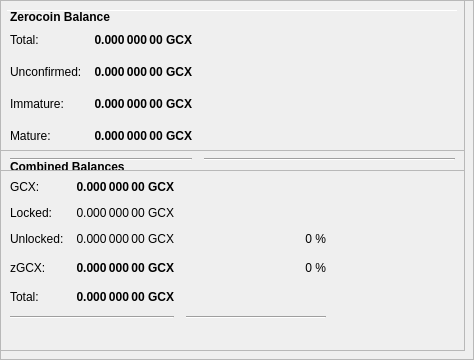
        <widget class="QFrame" name="frameObfuscation">
         <property name="minimumSize">
          <size>
           <width>0</width>
           <height>350</height>
          </size>
         </property>
         <property name="layoutDirection">
          <enum>Qt::LeftToRight</enum>
         </property>
         <property name="frameShape">
          <enum>QFrame::StyledPanel</enum>
         </property>
         <property name="frameShadow">
          <enum>QFrame::Raised</enum>
         </property>
         <widget class="QPushButton" name="runAutoDenom">
          <property name="geometry">
           <rect>
            <x>251</x>
            <y>17</y>
            <width>1</width>
            <height>1</height>
           </rect>
          </property>
          <property name="palette">
           <palette>
            <active>
             <colorrole role="WindowText">
              <brush brushstyle="SolidPattern">
               <color alpha="255">
                <red>0</red>
                <green>0</green>
                <blue>0</blue>
               </color>
              </brush>
             </colorrole>
             <colorrole role="Button">
              <brush brushstyle="SolidPattern">
               <color alpha="255">
                <red>239</red>
                <green>238</green>
                <blue>238</blue>
               </color>
              </brush>
             </colorrole>
             <colorrole role="Light">
              <brush brushstyle="SolidPattern">
               <color alpha="255">
                <red>255</red>
                <green>255</green>
                <blue>255</blue>
               </color>
              </brush>
             </colorrole>
             <colorrole role="Midlight">
              <brush brushstyle="SolidPattern">
               <color alpha="255">
                <red>247</red>
                <green>246</green>
                <blue>246</blue>
               </color>
              </brush>
             </colorrole>
             <colorrole role="Dark">
              <brush brushstyle="SolidPattern">
               <color alpha="255">
                <red>119</red>
                <green>119</green>
                <blue>119</blue>
               </color>
              </brush>
             </colorrole>
             <colorrole role="Mid">
              <brush brushstyle="SolidPattern">
               <color alpha="255">
                <red>159</red>
                <green>159</green>
                <blue>159</blue>
               </color>
              </brush>
             </colorrole>
             <colorrole role="Text">
              <brush brushstyle="SolidPattern">
               <color alpha="255">
                <red>0</red>
                <green>0</green>
                <blue>0</blue>
               </color>
              </brush>
             </colorrole>
             <colorrole role="BrightText">
              <brush brushstyle="SolidPattern">
               <color alpha="255">
                <red>255</red>
                <green>255</green>
                <blue>255</blue>
               </color>
              </brush>
             </colorrole>
             <colorrole role="ButtonText">
              <brush brushstyle="SolidPattern">
               <color alpha="255">
                <red>0</red>
                <green>0</green>
                <blue>0</blue>
               </color>
              </brush>
             </colorrole>
             <colorrole role="Base">
              <brush brushstyle="SolidPattern">
               <color alpha="255">
                <red>255</red>
                <green>255</green>
                <blue>255</blue>
               </color>
              </brush>
             </colorrole>
             <colorrole role="Window">
              <brush brushstyle="SolidPattern">
               <color alpha="255">
                <red>239</red>
                <green>238</green>
                <blue>238</blue>
               </color>
              </brush>
             </colorrole>
             <colorrole role="Shadow">
              <brush brushstyle="SolidPattern">
               <color alpha="255">
                <red>0</red>
                <green>0</green>
                <blue>0</blue>
               </color>
              </brush>
             </colorrole>
             <colorrole role="AlternateBase">
              <brush brushstyle="SolidPattern">
               <color alpha="255">
                <red>247</red>
                <green>246</green>
                <blue>246</blue>
               </color>
              </brush>
             </colorrole>
             <colorrole role="ToolTipBase">
              <brush brushstyle="SolidPattern">
               <color alpha="255">
                <red>255</red>
                <green>255</green>
                <blue>220</blue>
               </color>
              </brush>
             </colorrole>
             <colorrole role="ToolTipText">
              <brush brushstyle="SolidPattern">
               <color alpha="255">
                <red>0</red>
                <green>0</green>
                <blue>0</blue>
               </color>
              </brush>
             </colorrole>
            </active>
            <inactive>
             <colorrole role="WindowText">
              <brush brushstyle="SolidPattern">
               <color alpha="255">
                <red>0</red>
                <green>0</green>
                <blue>0</blue>
               </color>
              </brush>
             </colorrole>
             <colorrole role="Button">
              <brush brushstyle="SolidPattern">
               <color alpha="255">
                <red>239</red>
                <green>238</green>
                <blue>238</blue>
               </color>
              </brush>
             </colorrole>
             <colorrole role="Light">
              <brush brushstyle="SolidPattern">
               <color alpha="255">
                <red>255</red>
                <green>255</green>
                <blue>255</blue>
               </color>
              </brush>
             </colorrole>
             <colorrole role="Midlight">
              <brush brushstyle="SolidPattern">
               <color alpha="255">
                <red>247</red>
                <green>246</green>
                <blue>246</blue>
               </color>
              </brush>
             </colorrole>
             <colorrole role="Dark">
              <brush brushstyle="SolidPattern">
               <color alpha="255">
                <red>119</red>
                <green>119</green>
                <blue>119</blue>
               </color>
              </brush>
             </colorrole>
             <colorrole role="Mid">
              <brush brushstyle="SolidPattern">
               <color alpha="255">
                <red>159</red>
                <green>159</green>
                <blue>159</blue>
               </color>
              </brush>
             </colorrole>
             <colorrole role="Text">
              <brush brushstyle="SolidPattern">
               <color alpha="255">
                <red>0</red>
                <green>0</green>
                <blue>0</blue>
               </color>
              </brush>
             </colorrole>
             <colorrole role="BrightText">
              <brush brushstyle="SolidPattern">
               <color alpha="255">
                <red>255</red>
                <green>255</green>
                <blue>255</blue>
               </color>
              </brush>
             </colorrole>
             <colorrole role="ButtonText">
              <brush brushstyle="SolidPattern">
               <color alpha="255">
                <red>0</red>
                <green>0</green>
                <blue>0</blue>
               </color>
              </brush>
             </colorrole>
             <colorrole role="Base">
              <brush brushstyle="SolidPattern">
               <color alpha="255">
                <red>255</red>
                <green>255</green>
                <blue>255</blue>
               </color>
              </brush>
             </colorrole>
             <colorrole role="Window">
              <brush brushstyle="SolidPattern">
               <color alpha="255">
                <red>239</red>
                <green>238</green>
                <blue>238</blue>
               </color>
              </brush>
             </colorrole>
             <colorrole role="Shadow">
              <brush brushstyle="SolidPattern">
               <color alpha="255">
                <red>0</red>
                <green>0</green>
                <blue>0</blue>
               </color>
              </brush>
             </colorrole>
             <colorrole role="AlternateBase">
              <brush brushstyle="SolidPattern">
               <color alpha="255">
                <red>247</red>
                <green>246</green>
                <blue>246</blue>
               </color>
              </brush>
             </colorrole>
             <colorrole role="ToolTipBase">
              <brush brushstyle="SolidPattern">
               <color alpha="255">
                <red>255</red>
                <green>255</green>
                <blue>220</blue>
               </color>
              </brush>
             </colorrole>
             <colorrole role="ToolTipText">
              <brush brushstyle="SolidPattern">
               <color alpha="255">
                <red>0</red>
                <green>0</green>
                <blue>0</blue>
               </color>
              </brush>
             </colorrole>
            </inactive>
            <disabled>
             <colorrole role="WindowText">
              <brush brushstyle="SolidPattern">
               <color alpha="255">
                <red>119</red>
                <green>119</green>
                <blue>119</blue>
               </color>
              </brush>
             </colorrole>
             <colorrole role="Button">
              <brush brushstyle="SolidPattern">
               <color alpha="255">
                <red>239</red>
                <green>238</green>
                <blue>238</blue>
               </color>
              </brush>
             </colorrole>
             <colorrole role="Light">
              <brush brushstyle="SolidPattern">
               <color alpha="255">
                <red>255</red>
                <green>255</green>
                <blue>255</blue>
               </color>
              </brush>
             </colorrole>
             <colorrole role="Midlight">
              <brush brushstyle="SolidPattern">
               <color alpha="255">
                <red>247</red>
                <green>246</green>
                <blue>246</blue>
               </color>
              </brush>
             </colorrole>
             <colorrole role="Dark">
              <brush brushstyle="SolidPattern">
               <color alpha="255">
                <red>119</red>
                <green>119</green>
                <blue>119</blue>
               </color>
              </brush>
             </colorrole>
             <colorrole role="Mid">
              <brush brushstyle="SolidPattern">
               <color alpha="255">
                <red>159</red>
                <green>159</green>
                <blue>159</blue>
               </color>
              </brush>
             </colorrole>
             <colorrole role="Text">
              <brush brushstyle="SolidPattern">
               <color alpha="255">
                <red>119</red>
                <green>119</green>
                <blue>119</blue>
               </color>
              </brush>
             </colorrole>
             <colorrole role="BrightText">
              <brush brushstyle="SolidPattern">
               <color alpha="255">
                <red>255</red>
                <green>255</green>
                <blue>255</blue>
               </color>
              </brush>
             </colorrole>
             <colorrole role="ButtonText">
              <brush brushstyle="SolidPattern">
               <color alpha="255">
                <red>119</red>
                <green>119</green>
                <blue>119</blue>
               </color>
              </brush>
             </colorrole>
             <colorrole role="Base">
              <brush brushstyle="SolidPattern">
               <color alpha="255">
                <red>239</red>
                <green>238</green>
                <blue>238</blue>
               </color>
              </brush>
             </colorrole>
             <colorrole role="Window">
              <brush brushstyle="SolidPattern">
               <color alpha="255">
                <red>239</red>
                <green>238</green>
                <blue>238</blue>
               </color>
              </brush>
             </colorrole>
             <colorrole role="Shadow">
              <brush brushstyle="SolidPattern">
               <color alpha="255">
                <red>0</red>
                <green>0</green>
                <blue>0</blue>
               </color>
              </brush>
             </colorrole>
             <colorrole role="AlternateBase">
              <brush brushstyle="SolidPattern">
               <color alpha="255">
                <red>239</red>
                <green>238</green>
                <blue>238</blue>
               </color>
              </brush>
             </colorrole>
             <colorrole role="ToolTipBase">
              <brush brushstyle="SolidPattern">
               <color alpha="255">
                <red>255</red>
                <green>255</green>
                <blue>220</blue>
               </color>
              </brush>
             </colorrole>
             <colorrole role="ToolTipText">
              <brush brushstyle="SolidPattern">
               <color alpha="255">
                <red>0</red>
                <green>0</green>
                <blue>0</blue>
               </color>
              </brush>
             </colorrole>
            </disabled>
           </palette>
          </property>
          <property name="focusPolicy">
           <enum>Qt::NoFocus</enum>
          </property>
          <property name="autoFillBackground">
           <bool>true</bool>
          </property>
          <property name="text">
           <string/>
          </property>
          <property name="flat">
           <bool>true</bool>
          </property>
         </widget>
         <widget class="Line" name="line">
          <property name="geometry">
           <rect>
            <x>7</x>
            <y>10</y>
            <width>451</width>
            <height>1</height>
           </rect>
          </property>
          <property name="orientation">
           <enum>Qt::Horizontal</enum>
          </property>
         </widget>
         <widget class="QFrame" name="frame_3">
          <property name="geometry">
           <rect>
            <x>0</x>
            <y>150</y>
            <width>465</width>
            <height>201</height>
           </rect>
          </property>
          <property name="frameShape">
           <enum>QFrame::StyledPanel</enum>
          </property>
          <property name="frameShadow">
           <enum>QFrame::Raised</enum>
          </property>
          <layout class="QVBoxLayout" name="verticalLayout_5">
           <item>
            <layout class="QHBoxLayout" name="horizontalLayout_5" stretch="0">
             <item>
              <widget class="QLabel" name="label_5z">
               <property name="maximumSize">
                <size>
                 <width>16777215</width>
                 <height>20</height>
                </size>
               </property>
               <property name="font">
                <font>
                 <weight>75</weight>
                 <bold>true</bold>
                </font>
               </property>
               <property name="toolTip">
                <string>Combined Balances (including unconfirmed and immature coins)</string>
               </property>
               <property name="text">
                <string>&lt;html&gt;&lt;head/&gt;&lt;body&gt;&lt;p&gt;Combined Balances&lt;/p&gt;&lt;/body&gt;&lt;/html&gt;</string>
               </property>
              </widget>
             </item>
            </layout>
           </item>
           <item>
            <layout class="QGridLayout" name="gridLayout_3">
             <property name="spacing">
              <number>12</number>
             </property>
             <item row="7" column="0" colspan="2">
              <widget class="Line" name="lineSpendableBalance_3">
               <property name="orientation">
                <enum>Qt::Horizontal</enum>
               </property>
              </widget>
             </item>
             <item row="7" column="2">
              <widget class="Line" name="lineWatchBalance_3">
               <property name="sizePolicy">
                <sizepolicy hsizetype="Preferred" vsizetype="Fixed">
                 <horstretch>0</horstretch>
                 <verstretch>0</verstretch>
                </sizepolicy>
               </property>
               <property name="minimumSize">
                <size>
                 <width>140</width>
                 <height>0</height>
                </size>
               </property>
               <property name="orientation">
                <enum>Qt::Horizontal</enum>
               </property>
              </widget>
             </item>
             <item row="4" column="1">
              <widget class="QLabel" name="labelzBalancez">
               <property name="font">
                <font>
                 <weight>75</weight>
                 <bold>true</bold>
                </font>
               </property>
               <property name="cursor">
                <cursorShape>IBeamCursor</cursorShape>
               </property>
               <property name="toolTip">
                <string>Total of transactions that have yet to be confirmed, and do not yet count toward the spendable balance</string>
               </property>
               <property name="text">
                <string notr="true">0.000 000 00 GCX</string>
               </property>
               <property name="alignment">
                <set>Qt::AlignRight|Qt::AlignTrailing|Qt::AlignVCenter</set>
               </property>
               <property name="textInteractionFlags">
                <set>Qt::LinksAccessibleByMouse|Qt::TextSelectableByKeyboard|Qt::TextSelectableByMouse</set>
               </property>
              </widget>
             </item>
             <item row="6" column="1">
              <widget class="QLabel" name="labelTotalz">
               <property name="font">
                <font>
                 <weight>75</weight>
                 <bold>true</bold>
                </font>
               </property>
               <property name="cursor">
                <cursorShape>IBeamCursor</cursorShape>
               </property>
               <property name="toolTip">
                <string>Total Balance, including unconfirmed and immature coins.</string>
               </property>
               <property name="text">
                <string notr="true">0.000 000 00 GCX</string>
               </property>
               <property name="alignment">
                <set>Qt::AlignRight|Qt::AlignTrailing|Qt::AlignVCenter</set>
               </property>
               <property name="textInteractionFlags">
                <set>Qt::LinksAccessibleByMouse|Qt::TextSelectableByKeyboard|Qt::TextSelectableByMouse</set>
               </property>
              </widget>
             </item>
             <item row="4" column="3">
              <spacer name="horizontalSpacer_6">
               <property name="orientation">
                <enum>Qt::Horizontal</enum>
               </property>
               <property name="sizeHint" stdset="0">
                <size>
                 <width>40</width>
                 <height>20</height>
                </size>
               </property>
              </spacer>
             </item>
             <item row="6" column="0">
              <widget class="QLabel" name="labelTotalTextz">
               <property name="text">
                <string>Total:</string>
               </property>
              </widget>
             </item>
             <item row="1" column="0">
              <widget class="QLabel" name="labelBalanceTextz">
               <property name="text">
                <string>GCX:</string>
               </property>
              </widget>
             </item>
             <item row="1" column="1">
              <widget class="QLabel" name="labelBalancez">
               <property name="font">
                <font>
                 <weight>75</weight>
                 <bold>true</bold>
                </font>
               </property>
               <property name="cursor">
                <cursorShape>IBeamCursor</cursorShape>
               </property>
               <property name="toolTip">
                <string>Your current spendable balance</string>
               </property>
               <property name="text">
                <string notr="true">0.000 000 00 GCX</string>
               </property>
               <property name="alignment">
                <set>Qt::AlignRight|Qt::AlignTrailing|Qt::AlignVCenter</set>
               </property>
               <property name="textInteractionFlags">
                <set>Qt::LinksAccessibleByMouse|Qt::TextSelectableByKeyboard|Qt::TextSelectableByMouse</set>
               </property>
              </widget>
             </item>
             <item row="4" column="0">
              <widget class="QLabel" name="labelzBalanceTextz">
               <property name="toolTip">
                <string/>
               </property>
               <property name="text">
                <string>zGCX:</string>
               </property>
              </widget>
             </item>
             <item row="4" column="2">
              <widget class="QLabel" name="labelzGCXPercent">
               <property name="toolTip">
                <string>Current percentage of zGCX.
If AutoMint is enabled this percentage will settle around the configured AutoMint percentage (default = 10%)</string>
               </property>
               <property name="text">
                <string>0 %</string>
               </property>
               <property name="alignment">
                <set>Qt::AlignRight|Qt::AlignTrailing|Qt::AlignVCenter</set>
               </property>
              </widget>
             </item>
             <item row="6" column="2">
              <widget class="QLabel" name="label100Percent">
               <property name="text">
                <string/>
               </property>
               <property name="alignment">
                <set>Qt::AlignRight|Qt::AlignTrailing|Qt::AlignVCenter</set>
               </property>
              </widget>
             </item>
             <item row="2" column="1">
              <widget class="QLabel" name="labelLockedBalance">
               <property name="toolTip">
                <string>Locked GCX or Masternode collaterals. These are excluded from zGCX minting.</string>
               </property>
               <property name="text">
                <string>0.000 000 00 GCX</string>
               </property>
               <property name="alignment">
                <set>Qt::AlignRight|Qt::AlignTrailing|Qt::AlignVCenter</set>
               </property>
              </widget>
             </item>
             <item row="2" column="0">
              <widget class="QLabel" name="labelLockedBalanceText">
               <property name="toolTip">
                <string>Locked GCX or Masternode collaterals. These are excluded from zGCX minting.</string>
               </property>
               <property name="text">
                <string>Locked:</string>
               </property>
              </widget>
             </item>
             <item row="3" column="0">
              <widget class="QLabel" name="labelUnLockedBalanceText">
               <property name="toolTip">
                <string>Unlocked GCXs. These can be used for zGCX minting.</string>
               </property>
               <property name="text">
                <string>Unlocked:</string>
               </property>
              </widget>
             </item>
             <item row="3" column="1">
              <widget class="QLabel" name="labelUnLockedBalance">
               <property name="toolTip">
                <string>Unlocked GCXs. These can be used for zGCX minting.</string>
               </property>
               <property name="text">
                <string>0.000 000 00 GCX</string>
               </property>
               <property name="alignment">
                <set>Qt::AlignRight|Qt::AlignTrailing|Qt::AlignVCenter</set>
               </property>
              </widget>
             </item>
             <item row="3" column="2">
              <widget class="QLabel" name="labelGCXPercent">
               <property name="text">
                <string>0 %</string>
               </property>
               <property name="alignment">
                <set>Qt::AlignRight|Qt::AlignTrailing|Qt::AlignVCenter</set>
               </property>
              </widget>
             </item>
            </layout>
           </item>
           <item>
            <spacer name="verticalSpacer">
             <property name="orientation">
              <enum>Qt::Vertical</enum>
             </property>
             <property name="sizeHint" stdset="0">
              <size>
               <width>20</width>
               <height>40</height>
              </size>
             </property>
            </spacer>
           </item>
          </layout>
         </widget>
         <widget class="QFrame" name="frame_4">
          <property name="geometry">
           <rect>
            <x>0</x>
            <y>0</y>
            <width>465</width>
            <height>171</height>
           </rect>
          </property>
          <property name="frameShape">
           <enum>QFrame::StyledPanel</enum>
          </property>
          <property name="frameShadow">
           <enum>QFrame::Raised</enum>
          </property>
          <layout class="QVBoxLayout" name="verticalLayout_7">
           <item>
            <layout class="QHBoxLayout" name="horizontalLayout_8" stretch="0">
             <item>
              <widget class="QLabel" name="label_5z_3">
               <property name="maximumSize">
                <size>
                 <width>16777215</width>
                 <height>20</height>
                </size>
               </property>
               <property name="font">
                <font>
                 <weight>75</weight>
                 <bold>true</bold>
                </font>
               </property>
               <property name="text">
                <string>Zerocoin Balance</string>
               </property>
              </widget>
             </item>
            </layout>
           </item>
           <item>
            <layout class="QGridLayout" name="gridLayout_5">
             <property name="spacing">
              <number>12</number>
             </property>
             <item row="4" column="0">
              <widget class="QLabel" name="labelzBalanceMatureText">
               <property name="toolTip">
                <string>Mature: more than 20 confirmation and more than 3 mints of the same denomination after it was minted.
These zGCX are spendable.</string>
               </property>
               <property name="text">
                <string>Mature:</string>
               </property>
              </widget>
             </item>
             <item row="5" column="0" colspan="2">
              <widget class="Line" name="lineSpendableBalance_5">
               <property name="orientation">
                <enum>Qt::Horizontal</enum>
               </property>
              </widget>
             </item>
             <item row="1" column="1">
              <widget class="QLabel" name="labelzBalance">
               <property name="font">
                <font>
                 <weight>75</weight>
                 <bold>true</bold>
                </font>
               </property>
               <property name="cursor">
                <cursorShape>IBeamCursor</cursorShape>
               </property>
               <property name="toolTip">
                <string>All available zGCX, unconfirmed and immature zGCX included.</string>
               </property>
               <property name="text">
                <string notr="true">0.000 000 00 GCX</string>
               </property>
               <property name="alignment">
                <set>Qt::AlignRight|Qt::AlignTrailing|Qt::AlignVCenter</set>
               </property>
               <property name="textInteractionFlags">
                <set>Qt::LinksAccessibleByMouse|Qt::TextSelectableByKeyboard|Qt::TextSelectableByMouse</set>
               </property>
              </widget>
             </item>
             <item row="5" column="2">
              <widget class="Line" name="lineWatchBalance_5">
               <property name="sizePolicy">
                <sizepolicy hsizetype="Preferred" vsizetype="Fixed">
                 <horstretch>0</horstretch>
                 <verstretch>0</verstretch>
                </sizepolicy>
               </property>
               <property name="minimumSize">
                <size>
                 <width>140</width>
                 <height>0</height>
                </size>
               </property>
               <property name="orientation">
                <enum>Qt::Horizontal</enum>
               </property>
              </widget>
             </item>
             <item row="1" column="0">
              <widget class="QLabel" name="labelzBalanceText">
               <property name="toolTip">
                <string>All available zGCX, unconfirmed and immature zGCX included.</string>
               </property>
               <property name="text">
                <string>Total:</string>
               </property>
              </widget>
             </item>
             <item row="1" column="2">
              <spacer name="horizontalSpacer_8">
               <property name="orientation">
                <enum>Qt::Horizontal</enum>
               </property>
               <property name="sizeHint" stdset="0">
                <size>
                 <width>40</width>
                 <height>20</height>
                </size>
               </property>
              </spacer>
             </item>
             <item row="4" column="2">
              <spacer name="horizontalSpacer_4">
               <property name="orientation">
                <enum>Qt::Horizontal</enum>
               </property>
               <property name="sizeHint" stdset="0">
                <size>
                 <width>40</width>
                 <height>20</height>
                </size>
               </property>
              </spacer>
             </item>
             <item row="4" column="1">
              <widget class="QLabel" name="labelzBalanceMature">
               <property name="font">
                <font>
                 <weight>75</weight>
                 <bold>true</bold>
                </font>
               </property>
               <property name="toolTip">
                <string>Mature: more than 20 confirmation and more than 3 mints of the same denomination after it was minted.
These zGCX are spendable.</string>
               </property>
               <property name="text">
                <string>0.000 000 00 GCX</string>
               </property>
               <property name="alignment">
                <set>Qt::AlignRight|Qt::AlignTrailing|Qt::AlignVCenter</set>
               </property>
              </widget>
             </item>
             <item row="2" column="0">
              <widget class="QLabel" name="labelzBalanceUnconfirmedText">
               <property name="toolTip">
                <string>Unconfirmed: less than 20 confirmations
Immature: confirmed, but less than 3 mints of the same denomination after it was minted</string>
               </property>
               <property name="text">
                <string>Unconfirmed:</string>
               </property>
              </widget>
             </item>
             <item row="2" column="1">
              <widget class="QLabel" name="labelzBalanceUnconfirmed">
               <property name="font">
                <font>
                 <weight>75</weight>
                 <bold>true</bold>
                </font>
               </property>
               <property name="toolTip">
                <string>Unconfirmed: less than 20 confirmations
Immature: confirmed, but less than 3 mints of the same denomination after it was minted</string>
               </property>
               <property name="text">
                <string>0.000 000 00 GCX</string>
               </property>
               <property name="alignment">
                <set>Qt::AlignRight|Qt::AlignTrailing|Qt::AlignVCenter</set>
               </property>
              </widget>
             </item>
             <item row="2" column="2">
              <spacer name="horizontalSpacer_5">
               <property name="orientation">
                <enum>Qt::Horizontal</enum>
               </property>
               <property name="sizeHint" stdset="0">
                <size>
                 <width>40</width>
                 <height>20</height>
                </size>
               </property>
              </spacer>
             </item>
             <item row="3" column="0">
              <widget class="QLabel" name="labelzBalanceImmatureText">
               <property name="toolTip">
                <string>Unconfirmed: less than 20 confirmations
Immature: confirmed, but less than 3 mints of the same denomination after it was minted</string>
               </property>
               <property name="text">
                <string>Immature:</string>
               </property>
              </widget>
             </item>
             <item row="3" column="1">
              <widget class="QLabel" name="labelzBalanceImmature">
               <property name="font">
                <font>
                 <weight>75</weight>
                 <bold>true</bold>
                </font>
               </property>
               <property name="toolTip">
                <string>Unconfirmed: less than 20 confirmations
Immature: confirmed, but less than 3 mints of the same denomination after it was minted</string>
               </property>
               <property name="text">
                <string>0.000 000 00 GCX</string>
               </property>
               <property name="alignment">
                <set>Qt::AlignRight|Qt::AlignTrailing|Qt::AlignVCenter</set>
               </property>
              </widget>
             </item>
             <item row="3" column="2">
              <spacer name="horizontalSpacer_7">
               <property name="orientation">
                <enum>Qt::Horizontal</enum>
               </property>
               <property name="sizeHint" stdset="0">
                <size>
                 <width>40</width>
                 <height>20</height>
                </size>
               </property>
              </spacer>
             </item>
            </layout>
           </item>
          </layout>
         </widget>
        </widget>
